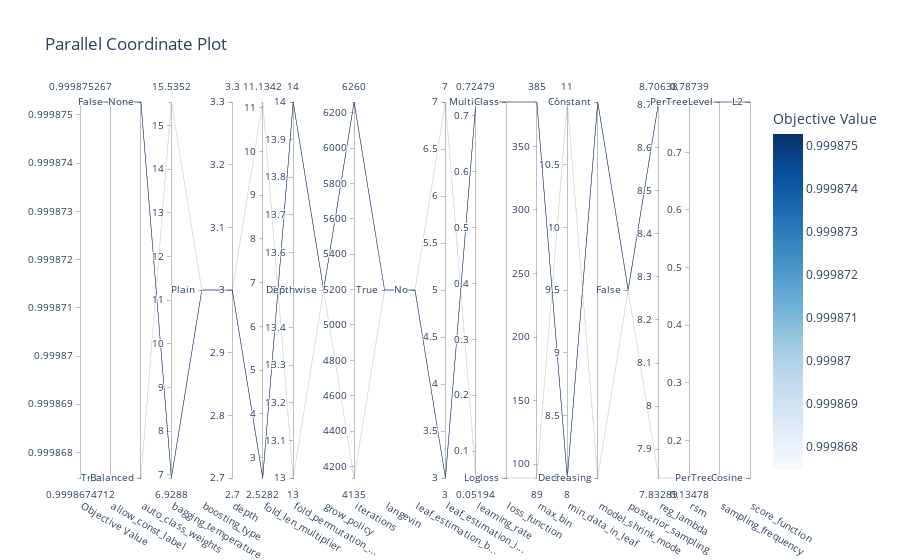

Notebook code cell kept with this figure:
### Code cell
optuna.visualization.plot_parallel_coordinate(study)

### Figure 1 — Plotly figure (JSON) as saved in the notebook; plotly's stock layout.template omitted (floating-point values rounded to 4 significant figures)
{"data": [{"dimensions": [{"label": "Objective Value", "range": [0.9999, 0.9999], "values": [0.9999, 0.9999]}, {"label": "allow_const_label", "range": [0, 1], "ticktext": ["True", "False"], "tickvals": [0, 1], "values": [0, 1]}, {"label": "auto_class_weights", "range": [0, 1], "ticktext": ["Balanced", "None"], "tickvals": [0, 1], "values": [0, 1]}, {"label": "bagging_temperature", "range": [6.929, 15.54], "values": [15.54, 6.929]}, {"label": "boosting_type", "range": [0, 0], "ticktext": ["Plain"], "tickvals": [0], "values": [0, 0]}, {"label": "depth", "range": [3, 3], "values": [3, 3]}, {"label": "fold_len_multiplier", "range": [2.528, 11.13], "values": [11.13, 2.528]}, {"label": "fold_permutation_...", "range": [13, 14], "values": [13, 14]}, {"label": "grow_policy", "range": [0, 0], "ticktext": ["Depthwise"], "tickvals": [0], "values": [0, 0]}, {"label": "iterations", "range": [4135, 6260], "values": [4135, 6260]}, {"label": "langevin", "range": [0, 0], "ticktext": ["True"], "tickvals": [0], "values": [0, 0]}, {"label": "leaf_estimation_b...", "range": [0, 0], "ticktext": ["No"], "tickvals": [0], "values": [0, 0]}, {"label": "leaf_estimation_i...", "range": [3, 7], "values": [7, 3]}, {"label": "learning_rate", "range": [0.05194, 0.7248], "values": [0.05194, 0.7248]}, {"label": "loss_function", "range": [0, 1], "ticktext": ["Logloss", "MultiClass"], "tickvals": [0, 1], "values": [0, 1]}, {"label": "max_bin", "range": [89, 385], "values": [89, 385]}, {"label": "min_data_in_leaf", "range": [8, 11], "values": [11, 8]}, {"label": "model_shrink_mode", "range": [0, 1], "ticktext": ["Decreasing", "Constant"], "tickvals": [0, 1], "values": [0, 1]}, {"label": "posterior_sampling", "range": [0, 0], "ticktext": ["False"], "tickvals": [0], "values": [0, 0]}, {"label": "reg_lambda", "range": [7.833, 8.706], "values": [7.833, 8.706]}, {"label": "rsm", "range": [0.1348, 0.7874], "values": [0.1348, 0.7874]}, {"label": "sampling_frequency", "range": [0, 1], "ticktext": ["PerTree", "PerTreeLevel"], "tickvals": [0, 1], "values": [0, 1]}, {"label": "score_function", "range": [0, 1], "ticktext": ["Cosine", "L2"], "tickvals": [0, 1], "values": [0, 1]}], "labelangle": 30, "labelside": "bottom", "line": {"color": [0.9999, 0.9999], "colorbar": {"title": {"text": "Objective Value"}}, "colorscale": [[0, "rgb(247,251,255)"], [0.125, "rgb(222,235,247)"], [0.25, "rgb(198,219,239)"], [0.375, "rgb(158,202,225)"], [0.5, "rgb(107,174,214)"], [0.625, "rgb(66,146,198)"], [0.75, "rgb(33,113,181)"], [0.875, "rgb(8,81,156)"], [1, "rgb(8,48,107)"]], "reversescale": false, "showscale": true}, "type": "parcoords"}], "layout": {"title": {"text": "Parallel Coordinate Plot"}}}
